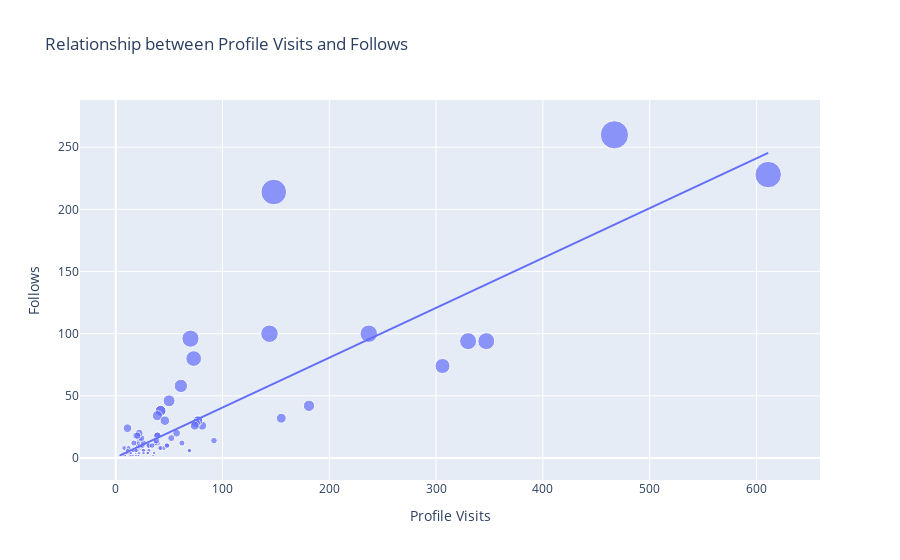

Notebook code cell kept with this figure:
### Code cell
figure=px.scatter(data_frame=data,x='Profile Visits',y='Follows',size='Follows',trendline='ols',
                 title='Relationship between Profile Visits and Follows')
figure.show()

### Figure 1 — Plotly figure (JSON) as saved in the notebook; plotly's stock layout.template omitted (floating-point values rounded to 4 significant figures)
{"data": [{"hovertemplate": "Profile Visits=%{x}<br>Follows=%{marker.size}<extra></extra>", "legendgroup": "", "marker": {"color": "#636efa", "size": [2, 10, 12, 8, 0, 2, 0, 6, 4, 6, 4, 0, 2, 4, 42, 6, 2, 2, 30, 0, 0, 24, 100, 2, 4, 6, 6, 6, 2, 2, 20, 2, 4, 8, 26, 2, 2, 4, 0, 2, 94, 8, 18, 10, 4, 4, 4, 4, 18, 38, 10, 12, 4, 4, 74, 0, 6, 6, 0, 6, 12, 10, 8, 8, 46, 12, 10, 94, 6, 10, 6, 4, 12, 16, 12, 8, 32, 8, 16, 6, 10, 10, 6, 2, 2, 30, 0, 4, 4, 18, 38, 10, 2, 4, 6, 6, 6, 2, 2, 14, 8, 14, 28, 18, 12, 34, 26, 260, 16, 96, 20, 30, 58, 100, 80, 18, 10, 214, 228], "sizemode": "area", "sizeref": 0.65, "symbol": "circle"}, "mode": "markers", "name": "", "orientation": "v", "showlegend": false, "type": "scatter", "x": [35, 48, 62, 23, 8, 9, 26, 12, 36, 31, 29, 15, 8, 20, 181, 17, 16, 21, 77, 10, 9, 11, 144, 14, 10, 19, 69, 11, 19, 9, 57, 13, 11, 24, 81, 4, 7, 14, 18, 8, 330, 21, 19, 32, 19, 21, 14, 30, 39, 42, 31, 20, 12, 22, 306, 13, 26, 16, 15, 15, 39, 21, 8, 45, 50, 37, 25, 347, 26, 48, 16, 26, 17, 52, 22, 41, 155, 12, 22, 20, 23, 25, 17, 16, 21, 77, 10, 14, 30, 39, 42, 31, 14, 10, 19, 69, 11, 19, 9, 38, 42, 92, 75, 21, 26, 39, 74, 467, 24, 70, 22, 46, 61, 237, 73, 20, 34, 148, 611], "xaxis": "x", "y": [2, 10, 12, 8, 0, 2, 0, 6, 4, 6, 4, 0, 2, 4, 42, 6, 2, 2, 30, 0, 0, 24, 100, 2, 4, 6, 6, 6, 2, 2, 20, 2, 4, 8, 26, 2, 2, 4, 0, 2, 94, 8, 18, 10, 4, 4, 4, 4, 18, 38, 10, 12, 4, 4, 74, 0, 6, 6, 0, 6, 12, 10, 8, 8, 46, 12, 10, 94, 6, 10, 6, 4, 12, 16, 12, 8, 32, 8, 16, 6, 10, 10, 6, 2, 2, 30, 0, 4, 4, 18, 38, 10, 2, 4, 6, 6, 6, 2, 2, 14, 8, 14, 28, 18, 12, 34, 26, 260, 16, 96, 20, 30, 58, 100, 80, 18, 10, 214, 228], "yaxis": "y"}, {"hovertemplate": "<b>OLS trendline</b><br>Follows = 0.400884 * Profile Visits + 0.46283<br>R<sup>2</sup>=0.727868<br><br>Profile Visits=%{x}<br>Follows=%{y} <b>(trend)</b><extra></extra>", "legendgroup": "", "marker": {"color": "#636efa", "symbol": "circle"}, "mode": "lines", "name": "", "showlegend": false, "type": "scatter", "x": [4, 7, 8, 8, 8, 8, 9, 9, 9, 9, 10, 10, 10, 10, 11, 11, 11, 11, 12, 12, 12, 13, 13, 14, 14, 14, 14, 14, 15, 15, 15, 16, 16, 16, 16, 17, 17, 17, 18, 19, 19, 19, 19, 19, 19, 20, 20, 20, 20, 21, 21, 21, 21, 21, 21, 22, 22, 22, 22, 23, 23, 24, 24, 25, 25, 26, 26, 26, 26, 26, 29, 30, 30, 31, 31, 31, 32, 34, 35, 36, 37, 38, 39, 39, 39, 39, 41, 42, 42, 42, 45, 46, 48, 48, 50, 52, 57, 61, 62, 69, 69, 70, 73, 74, 75, 77, 77, 81, 92, 144, 148, 155, 181, 237, 306, 330, 347, 467, 611], "xaxis": "x", "y": [2.066, 3.269, 3.67, 3.67, 3.67, 3.67, 4.071, 4.071, 4.071, 4.071, 4.472, 4.472, 4.472, 4.472, 4.873, 4.873, 4.873, 4.873, 5.273, 5.273, 5.273, 5.674, 5.674, 6.075, 6.075, 6.075, 6.075, 6.075, 6.476, 6.476, 6.476, 6.877, 6.877, 6.877, 6.877, 7.278, 7.278, 7.278, 7.679, 8.08, 8.08, 8.08, 8.08, 8.08, 8.08, 8.481, 8.481, 8.481, 8.481, 8.881, 8.881, 8.881, 8.881, 8.881, 8.881, 9.282, 9.282, 9.282, 9.282, 9.683, 9.683, 10.08, 10.08, 10.48, 10.48, 10.89, 10.89, 10.89, 10.89, 10.89, 12.09, 12.49, 12.49, 12.89, 12.89, 12.89, 13.29, 14.09, 14.49, 14.89, 15.3, 15.7, 16.1, 16.1, 16.1, 16.1, 16.9, 17.3, 17.3, 17.3, 18.5, 18.9, 19.71, 19.71, 20.51, 21.31, 23.31, 24.92, 25.32, 28.12, 28.12, 28.52, 29.73, 30.13, 30.53, 31.33, 31.33, 32.93, 37.34, 58.19, 59.79, 62.6, 73.02, 95.47, 123.1, 132.8, 139.6, 187.7, 245.4], "yaxis": "y"}], "layout": {"legend": {"itemsizing": "constant", "tracegroupgap": 0}, "title": {"text": "Relationship between Profile Visits and Follows"}, "xaxis": {"anchor": "y", "domain": [0, 1], "title": {"text": "Profile Visits"}}, "yaxis": {"anchor": "x", "domain": [0, 1], "title": {"text": "Follows"}}}}
